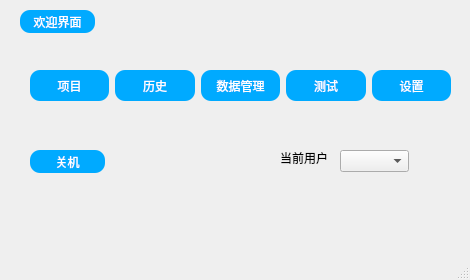
<?xml version="1.0" encoding="UTF-8"?>
<ui version="4.0">
 <class>MainWindow</class>
 <widget class="QMainWindow" name="MainWindow">
  <property name="geometry">
   <rect>
    <x>0</x>
    <y>0</y>
    <width>470</width>
    <height>280</height>
   </rect>
  </property>
  <property name="windowTitle">
   <string>MainWindow</string>
  </property>
  <widget class="QWidget" name="centralwidget">
   <widget class="QWidget" name="horizontalLayoutWidget">
    <property name="geometry">
     <rect>
      <x>30</x>
      <y>70</y>
      <width>421</width>
      <height>31</height>
     </rect>
    </property>
    <layout class="QHBoxLayout" name="horizontalLayout">
     <property name="bottomMargin">
      <number>0</number>
     </property>
     <item>
      <widget class="QPushButton" name="itemButton">
       <property name="sizePolicy">
        <sizepolicy hsizetype="Preferred" vsizetype="Preferred">
         <horstretch>0</horstretch>
         <verstretch>0</verstretch>
        </sizepolicy>
       </property>
       <property name="styleSheet">
        <string notr="true"> border-radius: 10px;
    background-color: #00aaff; /* 变淡后的蓝色背景，透明度为50% */
    color: white;</string>
       </property>
       <property name="text">
        <string>项目</string>
       </property>
      </widget>
     </item>
     <item>
      <widget class="QPushButton" name="historyButton">
       <property name="sizePolicy">
        <sizepolicy hsizetype="Preferred" vsizetype="Preferred">
         <horstretch>0</horstretch>
         <verstretch>0</verstretch>
        </sizepolicy>
       </property>
       <property name="styleSheet">
        <string notr="true"> border-radius: 10px;
    background-color: #00aaff; /* 变淡后的蓝色背景，透明度为50% */
    color: white;</string>
       </property>
       <property name="text">
        <string>历史</string>
       </property>
      </widget>
     </item>
     <item>
      <widget class="QPushButton" name="data_Button">
       <property name="sizePolicy">
        <sizepolicy hsizetype="Preferred" vsizetype="Preferred">
         <horstretch>0</horstretch>
         <verstretch>0</verstretch>
        </sizepolicy>
       </property>
       <property name="styleSheet">
        <string notr="true"> border-radius: 10px;
    background-color: #00aaff; /* 变淡后的蓝色背景，透明度为50% */
    color: white;</string>
       </property>
       <property name="text">
        <string>数据管理</string>
       </property>
      </widget>
     </item>
     <item>
      <widget class="QPushButton" name="testButton">
       <property name="sizePolicy">
        <sizepolicy hsizetype="Preferred" vsizetype="Preferred">
         <horstretch>0</horstretch>
         <verstretch>0</verstretch>
        </sizepolicy>
       </property>
       <property name="styleSheet">
        <string notr="true"> border-radius: 10px;
    background-color: #00aaff; /* 变淡后的蓝色背景，透明度为50% */
    color: white;</string>
       </property>
       <property name="text">
        <string>测试</string>
       </property>
      </widget>
     </item>
     <item>
      <widget class="QPushButton" name="settingButton">
       <property name="sizePolicy">
        <sizepolicy hsizetype="Preferred" vsizetype="Preferred">
         <horstretch>0</horstretch>
         <verstretch>0</verstretch>
        </sizepolicy>
       </property>
       <property name="styleSheet">
        <string notr="true"> border-radius: 10px;
    background-color: #00aaff; /* 变淡后的蓝色背景，透明度为50% */
    color: white;</string>
       </property>
       <property name="text">
        <string>设置</string>
       </property>
      </widget>
     </item>
    </layout>
   </widget>
   <widget class="QPushButton" name="close_button">
    <property name="geometry">
     <rect>
      <x>30</x>
      <y>150</y>
      <width>75</width>
      <height>23</height>
     </rect>
    </property>
    <property name="styleSheet">
     <string notr="true"> border-radius: 10px;
    background-color: #00aaff; /* 变淡后的蓝色背景，透明度为50% */
    color: white;</string>
    </property>
    <property name="text">
     <string>关机</string>
    </property>
   </widget>
   <widget class="QPushButton" name="setbox_button">
    <property name="geometry">
     <rect>
      <x>20</x>
      <y>10</y>
      <width>75</width>
      <height>23</height>
     </rect>
    </property>
    <property name="styleSheet">
     <string notr="true"> border-radius: 10px;
    background-color: #00aaff; /* 变淡后的蓝色背景，透明度为50% */
    color: white;</string>
    </property>
    <property name="text">
     <string>欢迎界面</string>
    </property>
   </widget>
   <widget class="QComboBox" name="userComboBox">
    <property name="geometry">
     <rect>
      <x>340</x>
      <y>150</y>
      <width>69</width>
      <height>22</height>
     </rect>
    </property>
   </widget>
   <widget class="QLabel" name="label">
    <property name="geometry">
     <rect>
      <x>280</x>
      <y>150</y>
      <width>51</width>
      <height>16</height>
     </rect>
    </property>
    <property name="text">
     <string>当前用户：</string>
    </property>
   </widget>
  </widget>
  <widget class="QMenuBar" name="menubar">
   <property name="geometry">
    <rect>
     <x>0</x>
     <y>0</y>
     <width>470</width>
     <height>23</height>
    </rect>
   </property>
  </widget>
  <widget class="QStatusBar" name="statusbar"/>
 </widget>
 <resources/>
 <connections/>
</ui>
